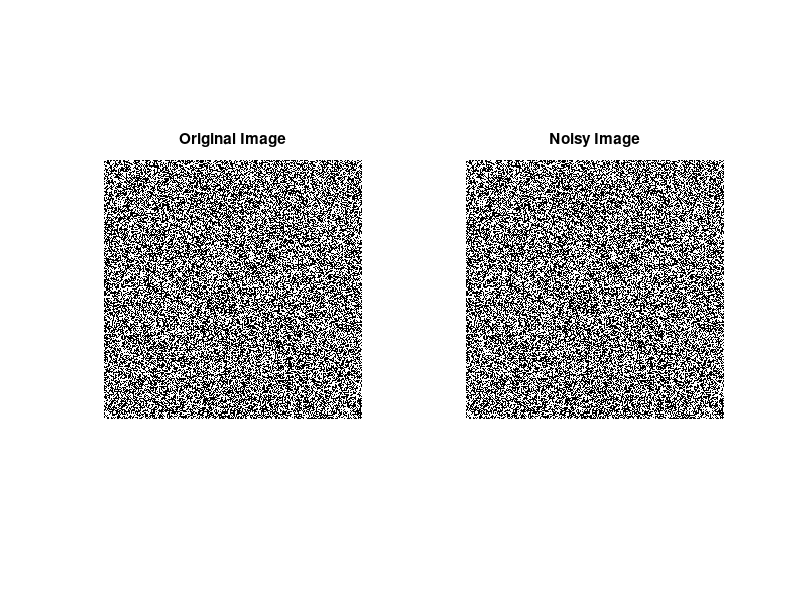

Recreate this plot in MATLAB. (Note: this script raises an error after producing the figure.)
% Create an example image (ground truth)
images1 = rand(256, 256); % Random matrix as an example
images1(images1 > 0.5) = 0.9999;
images1(images1 <= 0.5) = 0.0001;

% Add noise to the image
noise = randn(size(images1)) * 0.01; % Gaussian noise
images2 = images1+noise;

% Ensure values are in the range [0, 1]
% images2 = max(min(images2, 1), 0);

% Plot the images
subplot(1, 2, 1);
imshow(images1);
title('Original Image');

subplot(1, 2, 2);
imshow(images2);
title('Noisy Image');

% Calculate BCEWithLogitsLoss
BCEWithLogitsLoss = calculateBCEWithLogitsLoss(images1, images2);
disp(['BCEWithLogitsLoss: ', num2str(BCEWithLogitsLoss)]);

BCELoss=calculateBCELoss(images1, images2);
disp(['BCELoss: ', num2str(BCELoss)]);

function loss = calculateBCELoss(images1, images2)
    % Convert probabilities to logits
    logits2 = images2;

    % Calculate BCEWithLogitsLoss
    loss = mean(mean(-images1 .* log(logits2) - (1 - images1) .* log(1 - logits2)));
end

function loss = calculateBCEWithLogitsLoss(images1, images2)
    % Convert probabilities to logits
    logits2 = images2;

    % Calculate BCEWithLogitsLoss
    loss = mean(mean(-images1 .* log(sigmoid(logits2)) - (1 - images1) .* log(1 - sigmoid(logits2))));
end

function logit = probToLogit(p)
    % Convert probability to logit
    logit = log(p ./ (1 - p));
end

function s = sigmoid(x)
    % Sigmoid function
    s = 1 ./ (1 + exp(-x));
end
